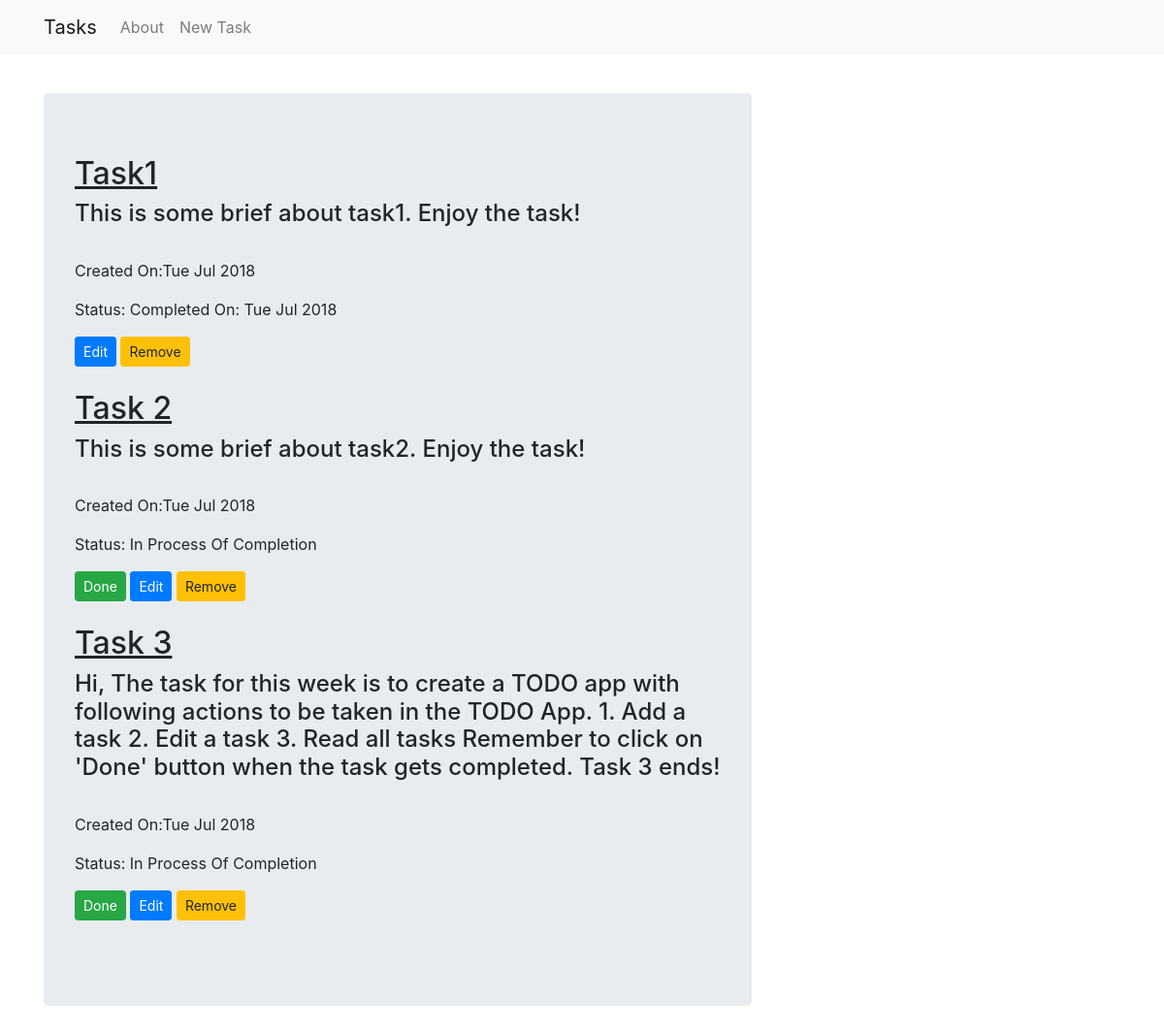
The page / on the database its author committed.
### TODO/models.py (models this page shows, shortened)
class Task(models.Model):
    taskID = models.AutoField(primary_key=True)
    taskName = models.CharField(max_length=200)
    taskBrief = models.TextField()
    isDone = models.BooleanField(default=False)
    createdAt = models.DateTimeField(default=timezone.now)
    doneAt = models.DateTimeField(blank=True,null=True)

### TODO/views.py (the view)
# urls.py: url(r'^$',views.TaskListView.as_view(),name='task_list'),
class TaskListView(ListView):
    model = Task
    def get_queryset(self):
        return Task.objects.filter(createdAt__lte=timezone.now()).order_by('createdAt')

### templates/TODO/task_list.html
{% extends "TODO/base.html" %}
{% block content %}
<div class = "centerCSS">
    <br>
    <br>
    <br>
    <br>
     <div class="jumbotron">
        {% for task in task_list %}
        <div>
            <h2><u>{{task.taskName}}</u></h2>
            <h4>{{task.taskBrief}}</h4>
            <br>
            <p>Created On:{{task.createdAt|date:"D M Y"}}</p>
            {% if task.isDone %}
              <p>Status: Completed On: {{task.doneAt|date:"D M Y"}}</p>
            {% else %}
              <p>Status: In Process Of  Completion</p><a class="btn btn-success btn-sm" href="{% url 'task_done' pk=task.pk %}">Done</a>
            {%endif%}
            <a class="btn btn-primary btn-sm" href="{% url 'task_edit' pk=task.pk %}">Edit</a>
            <a class="btn btn-warning btn-sm" href="{% url 'task_remove' pk=task.pk %}">Remove</a>
            <br><br>
        </div>
        {% endfor %}
     </div>
</div>
{% endblock %}

### templates/TODO/base.html (shortened to what this page needs)
<!DOCTYPE html>
<html lang="en">
<head>
    <link rel="stylesheet" href="https://stackpath.bootstrapcdn.com/bootstrap/4.1.1/css/bootstrap.min.css">
</head>
<body>
<nav class = 'navbar fixed-top navbar-expand-lg navbar-light bg-light'>
    <div class="container">
        <ul class ="nav navbar-nav">
            <li><a class="navbar-brand" href="{% url 'task_list'%}">Tasks</a></li>
            <li ><a class="nav-link" href="{% url 'about'%}">About</a></li>
            <li ><a class="nav-link" href="{% url 'task_new'%}">New Task</a></li>
        </ul>
    </div>
</nav>
<div class="content container">
    <div class="row">
        <div class="col-md-8">
            <div class=""jumbotron">
            {% block content %}
            {%endblock%}
            </div>
        </div>
    </div>
</div>
</body>
</html>

### rows shown on the page
Task: taskName "Task1", taskBrief "This is some brief about task1. Enjoy the task!", createdAt "Tue Jul 2018", doneAt "Tue Jul 2018"
Task: taskName "Task 2", taskBrief "This is some brief about task2. Enjoy the task!", createdAt "Tue Jul 2018", isDone "Status: In Process Of Completion"
Task: taskName "Task 3", taskBrief "Hi, The task for this week is to create a TODO app with following actions to be taken in the TODO App. 1. Add a task 2. Edit a task 3. Read all tasks Remember to click on 'Done' button when the task gets completed. Task 3 ends!", createdAt "Tue Jul 2018", isDone "Status: In Process Of Completion"
